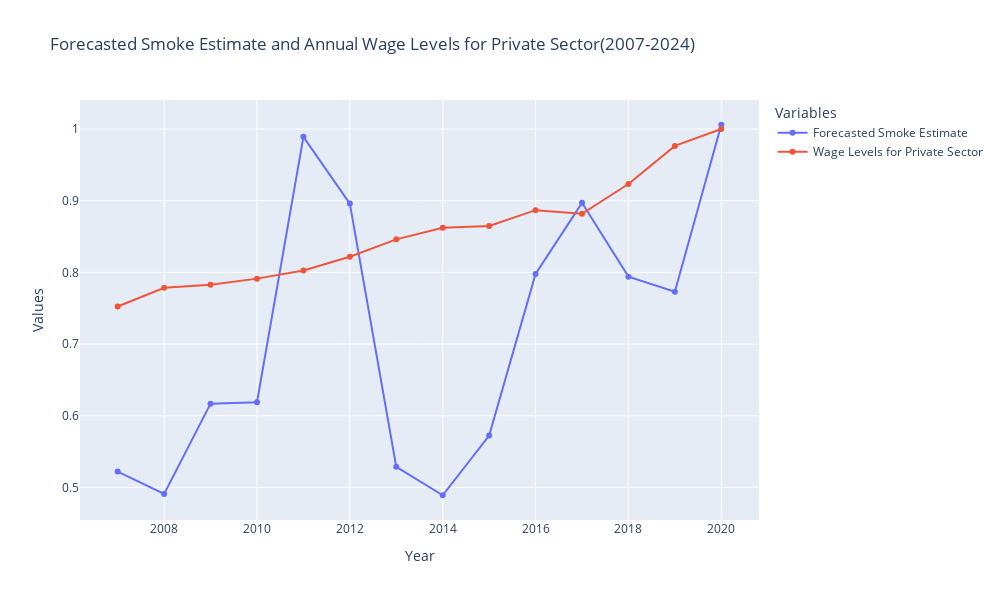

Notebook code cell kept with this figure:
### Code cell
# Filter the data for the specified year range
filtered_data = annual_df[(annual_df['Year'] >= 2007)]

# Create the figure
fig = go.Figure()

# Add traces for each column
fig.add_trace(go.Scatter(
    x=filtered_data['Year'],
    y=filtered_data['Forecasted_Smoke_Estimate'],
    mode='lines+markers',
    name='Forecasted Smoke Estimate'
))

fig.add_trace(go.Scatter(
    x=filtered_data['Year'],
    y=filtered_data['monthly_wage_levels_for_private_sector'],
    mode='lines+markers',
    name='Wage Levels for Private Sector'
))

# Update the layout
fig.update_layout(
    title='Forecasted Smoke Estimate and Annual Wage Levels for Private Sector(2007-2024)',
    xaxis_title='Year',
    yaxis_title='Values',
    legend_title='Variables',
    height=600,
    width=1000
)

# Show the plot
fig.show()

### Figure 1 — Plotly figure (JSON) as saved in the notebook; plotly's stock layout.template omitted (floating-point values rounded to 4 significant figures)
{"data": [{"mode": "lines+markers", "name": "Forecasted Smoke Estimate", "type": "scatter", "x": [2007, 2008, 2009, 2010, 2011, 2012, 2013, 2014, 2015, 2016, 2017, 2018, 2019, 2020], "y": [0.5221, 0.4908, 0.6169, 0.6187, 0.9891, 0.896, 0.5287, 0.4891, 0.5724, 0.7978, 0.897, 0.794, 0.7731, 1.006]}, {"mode": "lines+markers", "name": "Wage Levels for Private Sector", "type": "scatter", "x": [2007, 2008, 2009, 2010, 2011, 2012, 2013, 2014, 2015, 2016, 2017, 2018, 2019, 2020], "y": [0.7524, 0.7785, 0.7828, 0.7913, 0.8027, 0.8218, 0.8461, 0.8622, 0.8647, 0.8868, 0.8818, 0.9232, 0.9764, 1]}], "layout": {"height": 600, "legend": {"title": {"text": "Variables"}}, "title": {"text": "Forecasted Smoke Estimate and Annual Wage Levels for Private Sector(2007-2024)"}, "width": 1000, "xaxis": {"title": {"text": "Year"}}, "yaxis": {"title": {"text": "Values"}}}}
